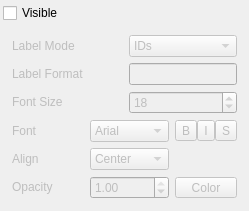
        <widget class="QWidget" name="tab_PointLabel">
         <attribute name="title">
          <string>Point Label</string>
         </attribute>
         <layout class="QGridLayout">
          <property name="margin">
           <number>3</number>
          </property>
          <property name="spacing">
           <number>3</number>
          </property>
          <item row="0" column="0">
           <widget class="QCheckBox" name="checkBoxLabelPoints">
            <property name="text">
             <string>Visible</string>
            </property>
           </widget>
          </item>
          <item row="1" column="0">
           <widget class="QFrame" name="frame_PointLabelStyle">
            <property name="enabled">
             <bool>false</bool>
            </property>
            <layout class="QGridLayout">
             <item row="4" column="1" colspan="2">
              <widget class="QComboBox" name="comboTextAlign_Point">
               <property name="sizePolicy">
                <sizepolicy hsizetype="Minimum" vsizetype="Fixed">
                 <horstretch>0</horstretch>
                 <verstretch>0</verstretch>
                </sizepolicy>
               </property>
               <property name="whatsThis">
                <string>Used to set the label font.</string>
               </property>
               <property name="currentIndex">
                <number>1</number>
               </property>
               <item>
                <property name="text">
                 <string>Left</string>
                </property>
               </item>
               <item>
                <property name="text">
                 <string>Center</string>
                </property>
               </item>
               <item>
                <property name="text">
                 <string>Right</string>
                </property>
               </item>
              </widget>
             </item>
             <item row="4" column="0">
              <widget class="QLabel" name="label_17">
               <property name="sizePolicy">
                <sizepolicy hsizetype="Minimum" vsizetype="Fixed">
                 <horstretch>0</horstretch>
                 <verstretch>0</verstretch>
                </sizepolicy>
               </property>
               <property name="text">
                <string>Align</string>
               </property>
              </widget>
             </item>
             <item row="5" column="3">
              <widget class="pqColorChooserButton" name="buttonColor_Point">
               <property name="sizePolicy">
                <sizepolicy hsizetype="Minimum" vsizetype="Fixed">
                 <horstretch>0</horstretch>
                 <verstretch>0</verstretch>
                </sizepolicy>
               </property>
               <property name="whatsThis">
                <string>Click this button to set the title color.</string>
               </property>
               <property name="text">
                <string>Color</string>
               </property>
              </widget>
             </item>
             <item row="5" column="1" colspan="2">
              <widget class="QDoubleSpinBox" name="spinBoxOpacity_Point">
               <property name="whatsThis">
                <string>Used to set the label opacity.</string>
               </property>
               <property name="maximum">
                <double>1.000000000000000</double>
               </property>
               <property name="singleStep">
                <double>0.100000000000000</double>
               </property>
               <property name="value">
                <double>1.000000000000000</double>
               </property>
              </widget>
             </item>
             <item row="5" column="0">
              <widget class="QLabel" name="label_14">
               <property name="sizePolicy">
                <sizepolicy hsizetype="Minimum" vsizetype="Fixed">
                 <horstretch>0</horstretch>
                 <verstretch>0</verstretch>
                </sizepolicy>
               </property>
               <property name="text">
                <string>Opacity</string>
               </property>
              </widget>
             </item>
             <item row="3" column="3">
              <layout class="QHBoxLayout">
               <property name="spacing">
                <number>0</number>
               </property>
               <item>
                <widget class="QToolButton" name="toolButtonBold_Point">
                 <property name="toolTip">
                  <string>Bold</string>
                 </property>
                 <property name="whatsThis">
                  <string>Turn this option on to get bold labels.</string>
                 </property>
                 <property name="text">
                  <string>B</string>
                 </property>
                 <property name="checkable">
                  <bool>true</bool>
                 </property>
                </widget>
               </item>
               <item>
                <widget class="QToolButton" name="toolButtonItalic_Point">
                 <property name="toolTip">
                  <string>Italic</string>
                 </property>
                 <property name="whatsThis">
                  <string>Turn this option on to get italic labels.</string>
                 </property>
                 <property name="text">
                  <string>I</string>
                 </property>
                 <property name="checkable">
                  <bool>true</bool>
                 </property>
                </widget>
               </item>
               <item>
                <widget class="QToolButton" name="toolButtonShadow_Point">
                 <property name="enabled">
                  <bool>false</bool>
                 </property>
                 <property name="toolTip">
                  <string>Shadow</string>
                 </property>
                 <property name="whatsThis">
                  <string>Turn this option on to get a shadow under the labels.</string>
                 </property>
                 <property name="text">
                  <string>S</string>
                 </property>
                 <property name="checkable">
                  <bool>true</bool>
                 </property>
                </widget>
               </item>
              </layout>
             </item>
             <item row="3" column="1" colspan="2">
              <widget class="QComboBox" name="comboFontFamily_Point">
               <property name="sizePolicy">
                <sizepolicy hsizetype="Minimum" vsizetype="Fixed">
                 <horstretch>0</horstretch>
                 <verstretch>0</verstretch>
                </sizepolicy>
               </property>
               <property name="whatsThis">
                <string>Used to set the label font.</string>
               </property>
               <item>
                <property name="text">
                 <string>Arial</string>
                </property>
               </item>
               <item>
                <property name="text">
                 <string>Courier</string>
                </property>
               </item>
               <item>
                <property name="text">
                 <string>Times</string>
                </property>
               </item>
              </widget>
             </item>
             <item row="0" column="0" colspan="2">
              <widget class="QLabel" name="label_size_4">
               <property name="sizePolicy">
                <sizepolicy hsizetype="Minimum" vsizetype="Fixed">
                 <horstretch>0</horstretch>
                 <verstretch>0</verstretch>
                </sizepolicy>
               </property>
               <property name="text">
                <string>Label Mode</string>
               </property>
              </widget>
             </item>
             <item row="2" column="0" colspan="2">
              <widget class="QLabel" name="label_size">
               <property name="sizePolicy">
                <sizepolicy hsizetype="Minimum" vsizetype="Fixed">
                 <horstretch>0</horstretch>
                 <verstretch>0</verstretch>
                </sizepolicy>
               </property>
               <property name="text">
                <string>Font Size</string>
               </property>
              </widget>
             </item>
             <item row="0" column="2" colspan="2">
              <widget class="QComboBox" name="comboLabelMode_Point">
               <property name="sizePolicy">
                <sizepolicy hsizetype="Minimum" vsizetype="Fixed">
                 <horstretch>0</horstretch>
                 <verstretch>0</verstretch>
                </sizepolicy>
               </property>
               <property name="whatsThis">
                <string>Used to set the label font.</string>
               </property>
               <item>
                <property name="text">
                 <string>IDs</string>
                </property>
               </item>
               <item>
                <property name="text">
                 <string>Scalars</string>
                </property>
               </item>
               <item>
                <property name="text">
                 <string>Vectors</string>
                </property>
               </item>
               <item>
                <property name="text">
                 <string>Normals</string>
                </property>
               </item>
               <item>
                <property name="text">
                 <string>TCoords</string>
                </property>
               </item>
               <item>
                <property name="text">
                 <string>Tensors</string>
                </property>
               </item>
               <item>
                <property name="text">
                 <string>FieldData</string>
                </property>
               </item>
              </widget>
             </item>
             <item row="3" column="0">
              <widget class="QLabel" name="label_point_font">
               <property name="sizePolicy">
                <sizepolicy hsizetype="Minimum" vsizetype="Fixed">
                 <horstretch>0</horstretch>
                 <verstretch>0</verstretch>
                </sizepolicy>
               </property>
               <property name="text">
                <string>Font</string>
               </property>
              </widget>
             </item>
             <item row="2" column="2" colspan="2">
              <widget class="QSpinBox" name="spinBoxSize_Point">
               <property name="sizePolicy">
                <sizepolicy hsizetype="Minimum" vsizetype="Fixed">
                 <horstretch>0</horstretch>
                 <verstretch>0</verstretch>
                </sizepolicy>
               </property>
               <property name="minimum">
                <number>1</number>
               </property>
               <property name="maximum">
                <number>1024</number>
               </property>
               <property name="value">
                <number>18</number>
               </property>
              </widget>
             </item>
             <item row="1" column="0">
              <widget class="QLabel" name="label_5">
               <property name="text">
                <string>Label Format</string>
               </property>
              </widget>
             </item>
             <item row="1" column="2" colspan="2">
              <widget class="QLineEdit" name="lineEdit_PointFormat">
               <property name="sizePolicy">
                <sizepolicy hsizetype="Minimum" vsizetype="Fixed">
                 <horstretch>0</horstretch>
                 <verstretch>0</verstretch>
                </sizepolicy>
               </property>
               <property name="toolTip">
                <string>printf format for label</string>
               </property>
              </widget>
             </item>
            </layout>
           </widget>
          </item>
         </layout>
        </widget>
